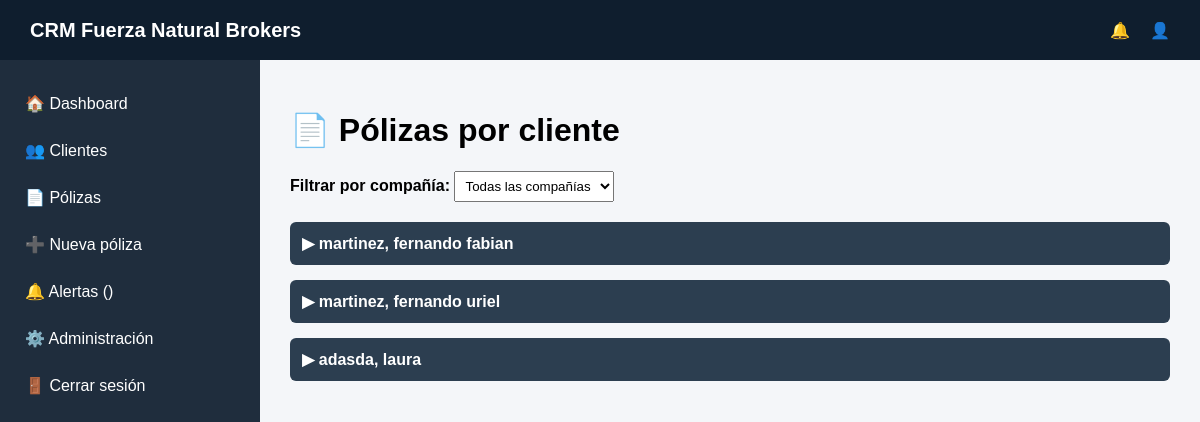
Screenshot of /polizas/ with the database file from the repository.
### clients/models.py (models this page shows, shortened)
class Client(models.Model):
    first_name = models.CharField(max_length=100, db_index=True)
    last_name = models.CharField(max_length=100, db_index=True)
    dni = models.CharField(
        max_length=20, unique=True, blank=True, null=True, db_index=True
    )
    phone = models.CharField(max_length=20)
    email = models.EmailField(blank=True, null=True)
    producer = models.ForeignKey(
        User,
        on_delete=models.CASCADE,
        limit_choices_to={"is_producer": True},
    )
    created_at = models.DateTimeField(auto_now_add=True)
    def __str__(self):
        return f"{self.last_name}, {self.first_name}"

### policies/views.py (the view)
# urls.py: path('', views.lista_polizas, name='lista_polizas'),
def lista_polizas(request):
    compania = request.GET.get("compania")
    companias = Policy.objects.values_list("company", flat=True).distinct()
    if compania:
        clientes = (
            Client.objects.prefetch_related("policy_set")
            .filter(policy__company=compania)
            .distinct()
        )
    else:
        clientes = Client.objects.prefetch_related("policy_set")
    return render(
        request,
        "policies/lista_polizas.html",
        {
            "clientes": clientes,
            "companias": companias,
            "compania_seleccionada": compania,
        },
    )

### policies/models.py (called while the page is built)
    @property
    def estado(self):
        hoy = date.today()
        dias = (self.end_date - hoy).days
        if dias < 0:
            return "VENCIDA"
        if dias <= 30:
            return "POR VENCER"
        return "ACTIVA"

### templates/policies/lista_polizas.html (shortened to what this page needs)
{% extends "base.html" %}
{% block content %}
<h1>📄 Pólizas por cliente</h1>
<form method="get" style="margin-bottom:20px;">
<label><strong>Filtrar por compañía:</strong></label>
<select name="compania" onchange="this.form.submit()" style="padding:6px;">
<option value="">Todas las compañías</option>
</select>
</form>
{% for cliente in clientes %}
<div class="cliente-box">
<div class="cliente-header" onclick="togglePolizas('cliente{{cliente.id}}')">
▶ {{ cliente }}
</div>
</div>
{% endfor %}
{% endblock %}

### templates/base.html (style rules this page uses)
body { margin: 0; font-family: Arial, Helvetica, sans-serif; background: #f4f6f9; }

### templates/policies/lista_polizas.html (style rules this page uses)
.cliente-box { background:white; margin-bottom:15px; border-radius:6px; overflow:hidden; }
.cliente-header { background:#2c3e50; color:white; padding:12px; cursor:pointer; font-weight:bold; }

### rows the page displays
Client: last_name+first_name "martinez, fernando fabian"
Client: last_name+first_name "martinez, fernando uriel"
Client: last_name+first_name "adasda, laura"
